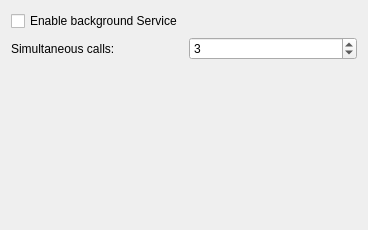
<?xml version="1.0" encoding="UTF-8"?>
<ui version="4.0">
 <class>ConfigService</class>
 <widget class="QWidget" name="ConfigService">
  <property name="geometry">
   <rect>
    <x>0</x>
    <y>0</y>
    <width>368</width>
    <height>230</height>
   </rect>
  </property>
  <layout class="QFormLayout" name="formLayout">
   <item row="0" column="0">
    <widget class="QCheckBox" name="enableService">
     <property name="toolTip">
      <string>If enabled the metadata extractor is called on newly indexed files.</string>
     </property>
     <property name="text">
      <string>Enable background Service</string>
     </property>
    </widget>
   </item>
   <item row="1" column="0">
    <widget class="QLabel" name="label">
     <property name="text">
      <string>Simultaneous calls:</string>
     </property>
     <property name="buddy">
      <cstring>kintspinbox</cstring>
     </property>
    </widget>
   </item>
   <item row="1" column="1">
    <widget class="KIntSpinBox" name="kintspinbox">
     <property name="toolTip">
      <string>Number of simultaneous extractor calls. Default is 3.</string>
     </property>
     <property name="minimum">
      <number>1</number>
     </property>
     <property name="maximum">
      <number>20</number>
     </property>
     <property name="value">
      <number>3</number>
     </property>
    </widget>
   </item>
  </layout>
 </widget>
 <customwidgets>
  <customwidget>
   <class>KIntSpinBox</class>
   <extends>QSpinBox</extends>
   <header>knuminput.h</header>
  </customwidget>
 </customwidgets>
 <resources/>
 <connections/>
</ui>
